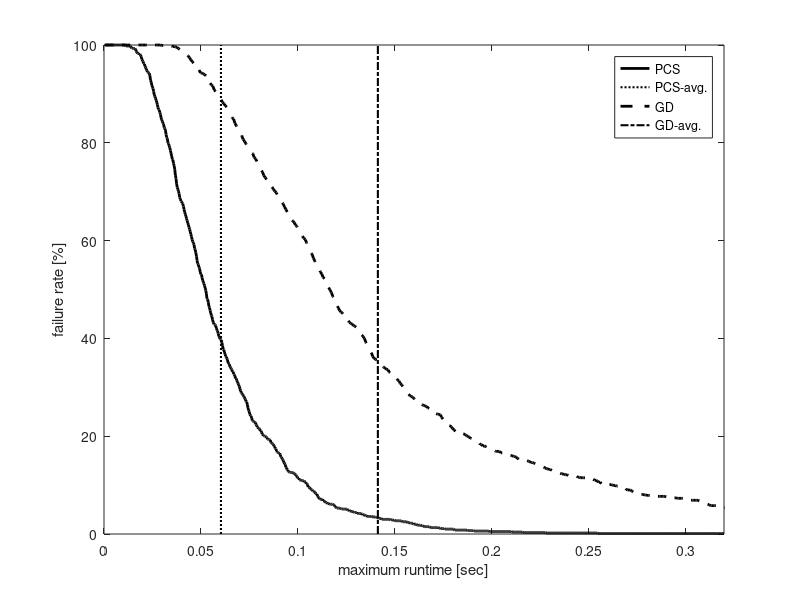
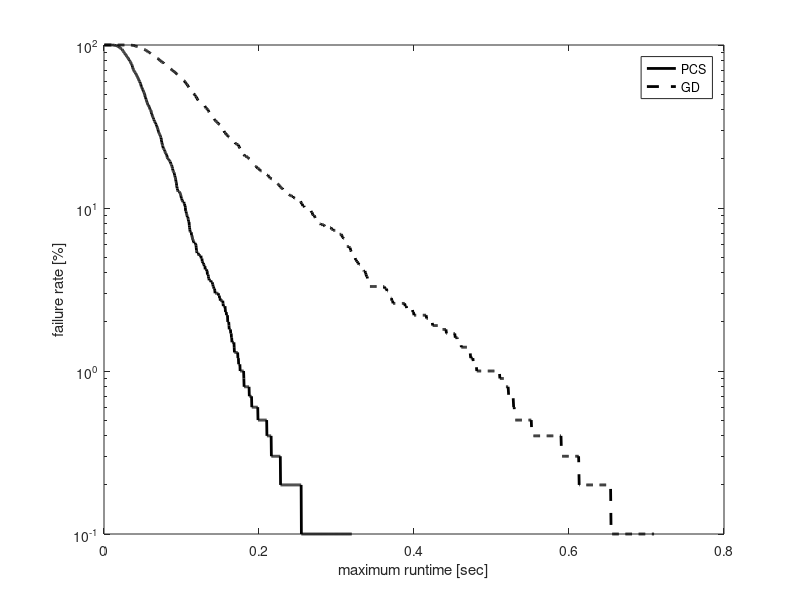

The MATLAB source for these figures, in order:
% In this experiment I compare the performance of the GD (with KDL) and the
% PCS on one scene with obstacles where the start and goal configurations
% are:
% Vector c_start = {1.6581, 0.17453, 0.17453, 0.17453, -0.034907, -0.17453, -0.17453, -0.5236, -0.69813, -0.5236, -0.87266, -0.17453, 0.087266, 0.34907, 0.17453, 0.17453, 0.17453, 0.18147, -0.80904, 2.4791};
% Vector c_goal = {-2.1293, 0.34907, 0.5236, 0.5236, 0.69813, 0.61087, 0.61087, -0.17453, -0.7854, -0.5236, -0.34907, 0.5236, 0.7854, 0.7854, 0.2618, 0.43633, -0.17453, -1.2474, 1.2172, 5.0836}; // 4 obs
% Last updated: 08/16/17

clear all
clc

%%
% F = load('benchmark_PCS_obs_range2.txt'); 
% D1 = F(F(:,1)==20, 1:end);
D1 = load('benchmark_PCS_obs_range2_m20.txt'); 

verf = D1(:,2)==1;
suc = D1(:,3)==1;
D1 = D1(:,3:end);

disp('PCS:');
disp(['Results of ' num2str(size(D1,1)) ' queries.']);
disp(['Percent of successful queries verified: ' num2str(sum(verf & suc)/sum(suc)*100) '%']);
disp(['Plan distance: ' num2str(D1(1,2)) ]);
disp(['Avg. runtime: ' num2str(mean(D1(:,3))*1e3)  ' +/- ' num2str(std(D1(:,3))/sqrt(size(D1,1))*1e3) ' msec ']);
disp(['Avg. nodes in path: ' num2str(floor(mean(D1(:,7)))) ]);
disp(['Avg. nodes in trees: ' num2str(floor(mean(D1(:,8)))) ]);
disp(['Avg. number of IK solutions: ' num2str(floor(mean(D1(:,4)))) ]);

%%
D2 = load('benchmark_GD_obs_range2.txt'); 

verf = D2(:,1)==1;
suc = D2(:,2)==1;

disp('GD:');
disp(['Results of ' num2str(size(D2,1)) ' queries.']);
disp(['Percent of successful queries verified: ' num2str(sum(verf & suc)/sum(suc)*100) '%']);
disp(['Plan distance: ' num2str(D2(1,3)) ]);
disp(['Avg. runtime: ' num2str(mean(D2(:,4))*1e3)  ' +/- ' num2str(std(D2(:,4))/sqrt(size(D2,1))*1e3) ' msec ']);
disp(['Avg. nodes in path: ' num2str(floor(mean(D2(:,10)))) ]);
disp(['Avg. nodes in trees: ' num2str(floor(mean(D2(:,11)))) ]);
disp(['Avg. number of projections: ' num2str(floor(mean(D2(:,5)))) ]);

%%
% PCS
td = D1(:,3);
maxT = max(td);
T1 = linspace(0,maxT,1000);
T1 = T1(2:end);
for i = 1:length(T1)
    sd = td < T1(i);
    md(i) = mean(td(sd));
    Md(i) = 1-sum(sd)/length(td);
end
%%
% GD
tg = D2(:,4);
maxT = max(tg);
T2 = linspace(0,maxT,1000);
T2 = T2(2:end);
for i = 1:length(T2)
    sg = tg < T2(i);
    mg(i) = mean(tg(sg));
    Mg(i) = 1-sum(sg)/length(tg);
end
%%
h = figure(1);
clf
plot(T1,Md*100,'-k','linewidth',2);
hold on
plot(mean(td)*[1 1], ylim,':k','linewidth',1.5);
plot(T2,Mg*100,'--k','linewidth',2);
plot(mean(tg)*[1 1], ylim,'-.k','linewidth',1.5);
hold off
xlabel('maximum runtime [sec]');
ylabel('failure rate [%]');
legend('PCS','PCS-avg.','GD','GD-avg.');
xlim([0 max(T1)]);
% set(h, 'Position', [100, 100, 800, 400]);

h = figure(2);
clf
semilogy(T1,Md*100,'-k','linewidth',2);
hold on
semilogy(T2,Mg*100,'--k','linewidth',2);
hold off
xlabel('maximum runtime [sec]');
ylabel('failure rate [%]');
legend('PCS','GD');
% xlim([0 6]);
% set(h, 'Position', [100, 100, 800, 400]);

%% 
disp(' ');
disp(['Speed-up t_{gd}/t_{pcs}: ' num2str(mean(D2(:,4))/mean(D1(:,3))) ]);
